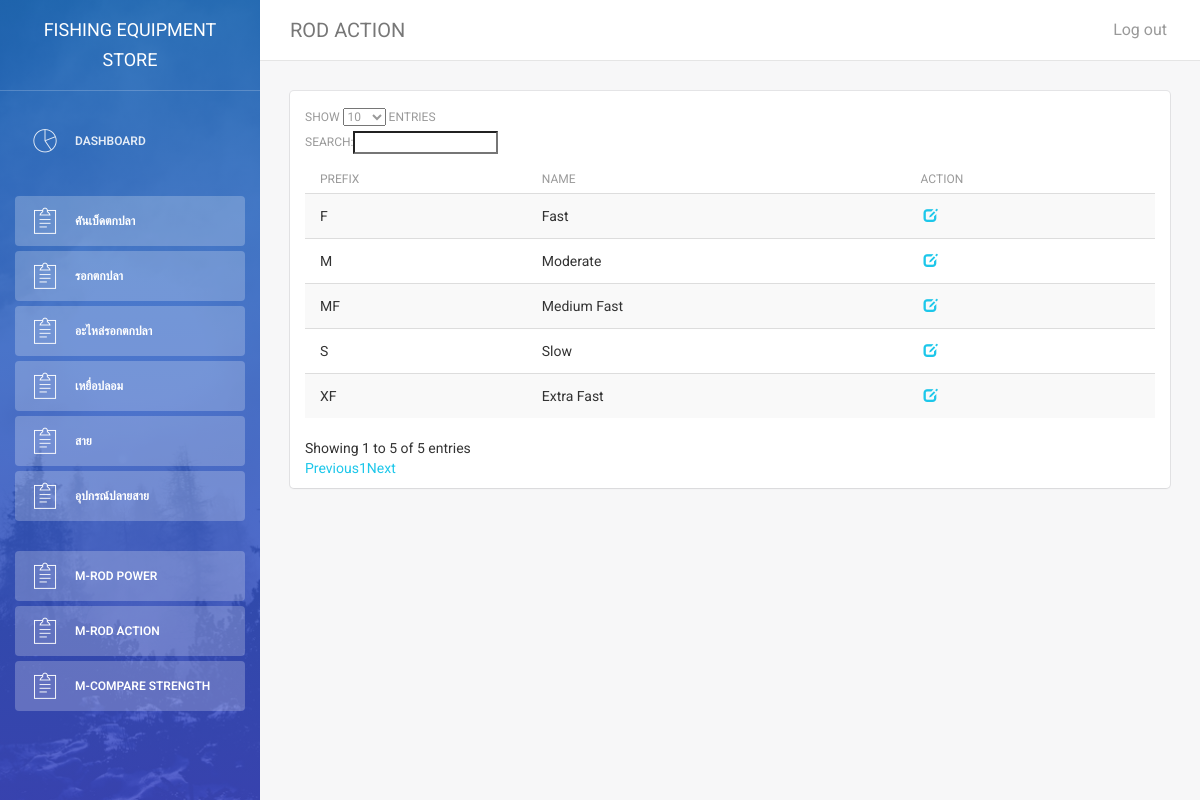
The app's page /admin/rod_action.php with its own data.
### tables this page shows
CREATE TABLE `rod_action` (
  `Rod_Action_ID` varchar(2) NOT NULL,
  `Rod_Action_NAME` varchar(50) NOT NULL
);

### admin/rod_action.php (the view, shortened to what this page needs)
<?php
require("../conf/config_mysqli.php");
mysqli_set_charset($Connect, "utf8");
?>
<!doctype html>
<html lang="en">
    <head>
        <link href="https://maxcdn.bootstrapcdn.com/bootstrap/3.3.7/css/bootstrap.min.css" rel="stylesheet" />
        <link href="assets/css/animate.min.css" rel="stylesheet"/>
        <link href="assets/css/light-bootstrap-dashboard.css?v=1.4.0" rel="stylesheet"/>
        <link href="https://cdn.datatables.net/1.10.19/css/dataTables.bootstrap.min.css" rel="stylesheet"/>
        <link href="assets/css/adminstyle.css" rel="stylesheet" />
        <link href="http://maxcdn.bootstrapcdn.com/font-awesome/4.2.0/css/font-awesome.min.css" rel="stylesheet">
        <link href="assets/css/pe-icon-7-stroke.css" rel="stylesheet" />
    </head>
    <body>
        <div class="wrapper">
            <?php include('element/sidebar.php'); ?>
            <div class="main-panel">
                <nav class="navbar navbar-default navbar-fixed">
                    <div class="container-fluid">
                        <div class="navbar-header">
                            <a class="navbar-brand" href="#">ROD ACTION</a>
                        </div>
                        <div class="collapse navbar-collapse">
                            <ul class="nav navbar-nav navbar-right">
                                <li>
                                    <a href="logout.php">
                                        <p>Log out</p>
                                    </a>
                                </li>
                            </ul>
                        </div>
                    </div>
                </nav>
                <div class="content">
                    <div class="container-fluid">
                        <div class="row">
                            <div class="col-md-12">
                                <div class="card">
                                    <div class="content table-responsive">
                                        <table id="dataRegister" class="table table-hover table-striped">
                                            <thead>
                                            <th>Prefix</th>
                                            <th>NAME</th>
											<th>ACTION</th>
                                            </thead>
                                            <tbody>
                                                <?php
                                                $sql = "SELECT Rod_Action_ID, Rod_Action_NAME FROM `Rod_Action`";
                                                $result = $Connect->query($sql);
                                                if ($result->num_rows > 0) {
                                                    while ($row = $result->fetch_assoc()) {
                                                        echo "<tr>";
                                                        echo "<td>" . $row["Rod_Action_ID"]. "</td>";
                                                        echo "<td>" . $row["Rod_Action_NAME"] . "</td>";
														echo '<td class="text-left"><a href="rod_power_check.php?id='. base64_encode($row["Rod_Action_ID"]).'" title="แก้ไขข้อมูล/ตรวจสอบ"><span class="glyphicon glyphicon-edit" style="margin-left: 3px; margin-right: 3px;"></span></a></td>';
                                                        echo "</tr>";
                                                    }
                                                } else {
                                                    echo "0 results";
                                                }
                                                ?>
                                            </tbody>
                                        </table>
                                    </div>
                                </div>
                            </div>
                        </div>
                    </div>
                </div>
            </div>
        </div>
    </body>
</html>

### records on screen
rod_action: Rod_Action_ID "F", Rod_Action_NAME "Fast"
rod_action: Rod_Action_ID "M", Rod_Action_NAME "Moderate"
rod_action: Rod_Action_ID "MF", Rod_Action_NAME "Medium Fast"
rod_action: Rod_Action_ID "S", Rod_Action_NAME "Slow"
rod_action: Rod_Action_ID "XF", Rod_Action_NAME "Extra Fast"
